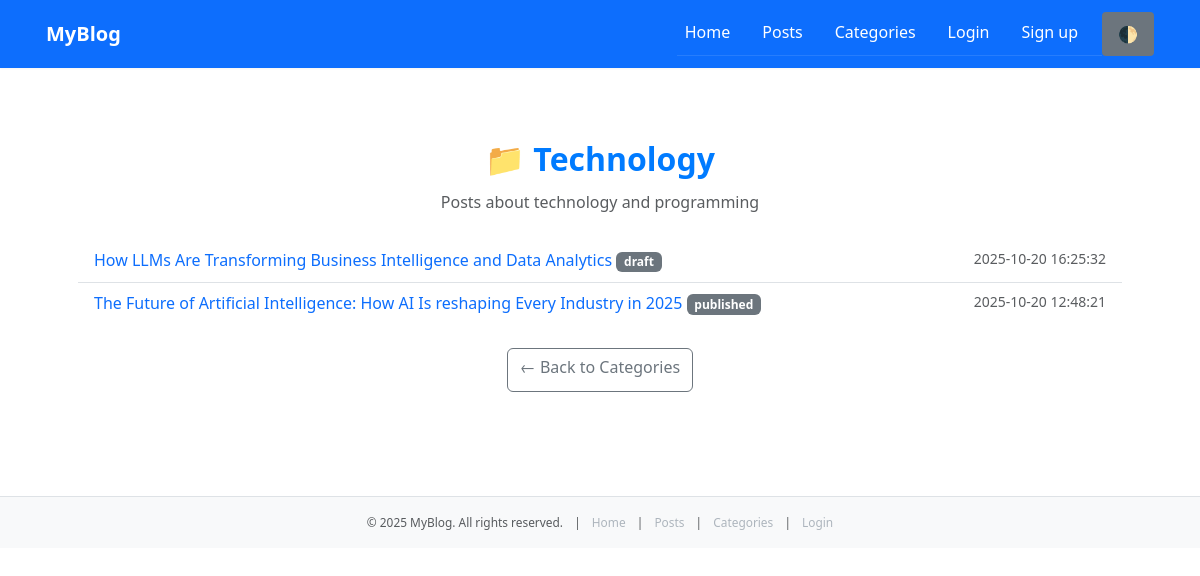
The app's page /index.php?page=categories-show&slug=technology with its own data.
### tables this page shows
CREATE TABLE `categories` (
  `id` int(11) NOT NULL,
  `name` varchar(255) NOT NULL,
  `slug` varchar(255) NOT NULL,
  `description` text DEFAULT NULL,
  `color` varchar(7) DEFAULT '#007bff',
  `status` enum('active','inactive') DEFAULT 'active',
  `created_at` timestamp NOT NULL DEFAULT current_timestamp(),
  `updated_at` timestamp NOT NULL DEFAULT current_timestamp() ON UPDATE current_timestamp()
);

CREATE TABLE `posts` (
  `id` int(11) NOT NULL,
  `title` varchar(255) NOT NULL,
  `slug` varchar(255) NOT NULL,
  `content` longtext NOT NULL,
  `excerpt` text DEFAULT NULL,
  `featured_image` varchar(255) DEFAULT NULL,
  `status` varchar(10) DEFAULT NULL COMMENT 'Options: ''draft'', ''published'', ''archived''',
  `author_id` int(11) NOT NULL,
  `category_id` int(11) DEFAULT NULL,
  `meta_title` varchar(255) DEFAULT NULL,
  `meta_description` text DEFAULT NULL,
  `created_at` timestamp NOT NULL DEFAULT current_timestamp(),
  `updated_at` timestamp NOT NULL DEFAULT current_timestamp() ON UPDATE current_timestamp()
);

### src/Models/Category.php (called while the page is built, shortened)
<?php
class Category {
    public static function getAll($conn) {
        $List = array();
        $sql = "SELECT * FROM categories ORDER BY name ASC";
        $result = mysqli_query($conn, $sql);
        $i = 0;
        while ($data = mysqli_fetch_array($result)) {
            $List[$i]['id'] = $data['id'];
            $List[$i]['name'] = $data['name'];
            $List[$i]['slug'] = $data['slug'];
            $List[$i]['description'] = $data['description'];
            $List[$i]['color'] = $data['color'];
            $List[$i]['status'] = $data['status'];
            $List[$i]['created_at'] = $data['created_at'];
            $List[$i]['updated_at'] = $data['updated_at'];
            $i++;
        }
        return $List;
    }
}
?>

### src/controllers/CategoryController.php (called while the page is built, shortened)
<?php
require_once __DIR__ . '/../models/Category.php';
class CategoryController {
    public static function index($conn) {
        $List = Category::getAll($conn);
        return $List;
    }
}
?>

### src/Models/Post.php (called while the page is built, shortened)
<?php
class Post {
    public static function getAll($conn) {
        $List = array();
        $sql = "SELECT * FROM posts WHERE status != 'archived' ORDER BY created_at DESC";
        $result = mysqli_query($conn, $sql);
        $i = 0;
        while ($data = mysqli_fetch_array($result)) {
            $List[$i]['id'] = $data['id'];
            $List[$i]['title'] = $data['title'];
            $List[$i]['slug'] = $data['slug'];
            $List[$i]['content'] = $data['content'];
            $List[$i]['excerpt'] = $data['excerpt'];
            $List[$i]['featured_image'] = $data['featured_image'];
            $List[$i]['status'] = $data['status'];
            $List[$i]['author_id'] = $data['author_id'];
            $List[$i]['category_id'] = $data['category_id'];
            $List[$i]['meta_title'] = $data['meta_title'];
            $List[$i]['meta_description'] = $data['meta_description'];
            $List[$i]['created_at'] = $data['created_at'];
            $List[$i]['updated_at'] = $data['updated_at'];
            $i++;
        }
        return $List;
    }
}
?>

### src/controllers/PostController.php (called while the page is built, shortened)
<?php
require_once __DIR__ . '/../models/Post.php';
require_once __DIR__ . '/../models/Category.php';
class PostController {
    public static function index($conn) {
        $List = Post::getAll($conn);
        return $List;
    }
}
?>

### src/views/categories/show.php (the view, shortened to what this page needs)
<?php
require_once __DIR__ . '/../../controllers/CategoryController.php';
require_once __DIR__ . '/../../controllers/PostController.php';
$conn = connectDB();
$slug = $_GET['slug'] ?? null;
$category = null;
$posts = [];
if ($slug) {
    $categories = CategoryController::index($conn);
    foreach ($categories as $cat) {
        if ($cat['slug'] === $slug && $cat['status'] === 'active') {
            $category = $cat;
            break;
        }
    }
    if ($category) {
        $allPosts = PostController::index($conn);
        foreach ($allPosts as $post) {
            if ($post['category_id'] == $category['id'] && $post['status'] !== 'archived') {
                $posts[] = $post;
            }
        }
    }
}
?>
<section class="section section-light fade-in">
    <div class="container" id="main-content">
        <?php if ($category): ?>
            <div class="text-center mb-4">
                <h2 style="color: <?= htmlspecialchars($category['color']) ?>;">
                    📁 <?= htmlspecialchars($category['name']) ?>
                </h2>
                <p class="text-muted"><?= htmlspecialchars($category['description']) ?></p>
            </div>
            <?php if (!empty($posts)): ?>
                <ul class="list-group list-group-flush">
                    <?php foreach ($posts as $post): ?>
                        <li class="list-group-item">
                            <a href="<?= BASE_PATH ?>index.php?page=post-show&id=<?= $post['id'] ?>">
                                <?= htmlspecialchars($post['title']) ?>
                            </a>
                            <span class="badge bg-secondary"><?= htmlspecialchars($post['status']) ?></span>
                            <small class="text-muted float-end"><?= htmlspecialchars($post['created_at']) ?></small>
                        </li>
                    <?php endforeach; ?>
                </ul>
            <?php else: ?>
                <div class="alert alert-info text-center">No posts found in this category.</div>
            <?php endif; ?>
        <?php else: ?>
            <div class="alert alert-danger text-center">Category not found or inactive.</div>
        <?php endif; ?>
        <div class="text-center mt-4">
            <a href="<?= BASE_PATH ?>index.php?page=categories-index" class="btn btn-outline-secondary">← Back to Categories</a>
        </div>
    </div>
</section>
<?php
include __DIR__ . '/../layout/main.php';

### public/assets/css/style.css (style rules this page uses)
*, *::before, *::after { box-sizing: border-box; margin: 0; padding: 0; }
html, body { height: 100%; font-family: 'Segoe UI', 'Roboto', 'Helvetica Neue', sans-serif; font-size: 16px; line-height: 1.6; background-color: #f8f9fa; color: #212529; }
h1, h2, h3, h4, h5, h6 { font-weight: 600; margin-bottom: 0.75rem; color: #343a40; }
p { margin-bottom: 1rem; color: #495057; }
a { color: #0d6efd; text-decoration: none; transition: color 0.2s ease-in-out; }
.container { max-width: 1140px; margin: 0 auto; padding-left: 1rem; padding-right: 1rem; }
.section { padding: 3rem 0; }
.section-light { background-color: #ffffff; }
.mt-4 { margin-top: 1.5rem !important; }
.mb-4 { margin-bottom: 1.5rem !important; }
.fade-in { animation: fadeIn 0.6s ease-in-out forwards; }
:root { --color-primary: #0d6efd; --color-secondary: #6c757d; --color-success: #198754; --color-danger: #dc3545; --color-warning: #ffc107; --color-info: #0dcaf0; --color-light: #f8f9fa; --color-dark: #212529; --font-base: 'Segoe UI', 'Roboto', 'Helvetica Neue', sans-serif; --font-size-base: 16px; --line-height-base: 1.6; --border-radius-sm: 0.25rem; --border-radius-md: 0.5rem; --border-radius-lg: 1rem; --shadow-sm: 0 1px 2px rgba(0, 0, 0, 0.05); --shadow-md: 0 2px 6px rgba(0, 0, 0, 0.1); --shadow-lg: 0 4px 12px rgba(0, 0, 0, 0.15); }
header, main, footer, nav, section, article, aside { display: block; }
section { margin-bottom: 2rem; }
body { padding: 0; margin: 0; overflow-x: hidden; }
.container, .section, .card-custom, .tab-content, .blog-card, .dashboard-card { padding-left: 1rem; padding-right: 1rem; }
button, a, input, textarea, select { touch-action: manipulation; -webkit-tap-highlight-color: transparent; }
.btn, .nav-link, .card-custom, .tab-item, .dropdown-toggle { min-height: 44px; min-width: 44px; }
:root { --theme-bg: #ffffff; --theme-text: #212529; --theme-accent: #0d6efd; --theme-muted: #6c757d; --theme-border: #dee2e6; }
body { background-color: var(--theme-bg); color: var(--theme-text); }
a { color: var(--theme-accent); }

### records on screen
categories: name "Technology", description "Posts about technology and programming"
posts: title "How LLMs Are Transforming Business Intelligence and Data Analytics", status "draft", created_at "2025-10-20 16:25:32"
posts: title "The Future of Artificial Intelligence: How AI Is reshaping Every Industry in 2025", status "published", created_at "2025-10-20 12:48:21"
